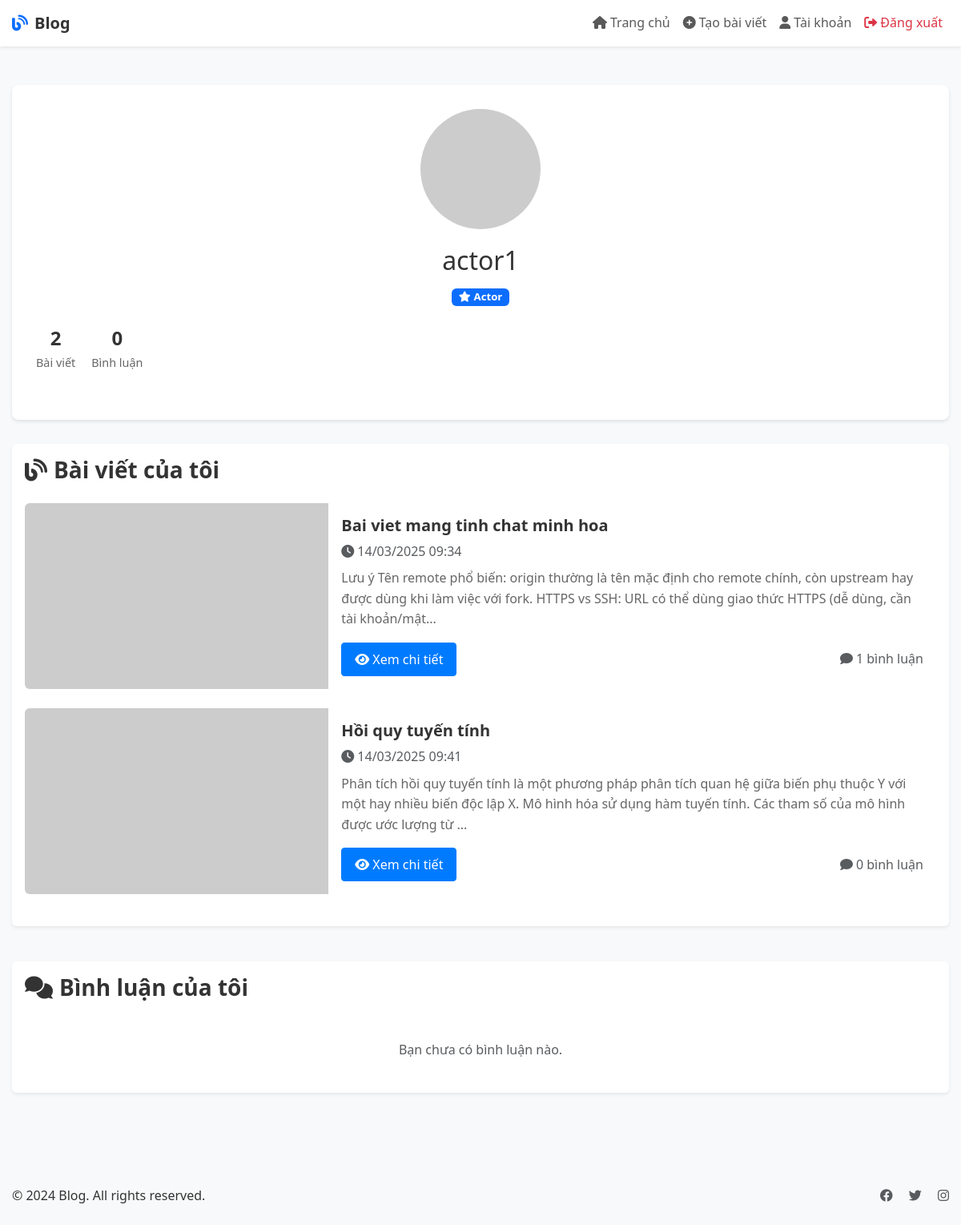
Screenshot of /user/1 (signed in) with the database file from the repository.
### app.py (models this page shows, shortened)
class User(UserMixin, db.Model):
    id = db.Column(db.Integer, primary_key=True)
    username = db.Column(db.String(80), unique=True, nullable=False)
    email = db.Column(db.String(120), unique=True, nullable=False)
    password_hash = db.Column(db.String(128))
    role = db.Column(db.String(20), nullable=False, default='user')  # 'actor' hoặc 'user'
    blogs = db.relationship('Blog', backref='author', lazy=True)
    comments = db.relationship('Comment', backref='author', lazy=True)
    def is_actor(self):
        return self.role == 'actor'

class Blog(db.Model):
    id = db.Column(db.Integer, primary_key=True)
    title = db.Column(db.String(200), nullable=False)
    content = db.Column(db.Text, nullable=False)
    image_url = db.Column(db.String(500), nullable=False)
    created_at = db.Column(db.DateTime, nullable=False, default=datetime.utcnow)
    user_id = db.Column(db.Integer, db.ForeignKey('user.id'), nullable=False)
    comments = db.relationship('Comment', backref='blog', lazy=True)

### app.py (the view)
@app.route('/user/<int:user_id>')
@login_required
def user_profile(user_id):
    user = User.query.get_or_404(user_id)
    return render_template('user.html', user=user)

### app.py (called while the page is built)
@login_manager.user_loader
def load_user(user_id):
    return User.query.get(int(user_id))

### templates/user.html (shortened to what this page needs)
{% extends "base.html" %}
{% block content %}
<div class="container mt-4">
    <div class="profile-header text-center">
        <img src="https://ui-avatars.com/api/?name={{ user.username }}&background=random"
             alt="{{ user.username }}"
             class="profile-avatar">
        <h1 class="profile-name">{{ user.username }}</h1>
        <div class="profile-role">
            {% if user.is_actor() %}
            <span class="badge bg-primary">
                <i class="fas fa-star me-1"></i>Actor
            </span>
            {% else %}
            <span class="badge bg-secondary">
                <i class="fas fa-user me-1"></i>User
            </span>
            {% endif %}
        </div>
        <div class="profile-stats">
            {% if user.is_actor() %}
            <div class="stat-item">
                <div class="stat-value">{{ user.blogs|length }}</div>
                <div class="stat-label">Bài viết</div>
            </div>
            {% endif %}
            <div class="stat-item">
                <div class="stat-value">{{ user.comments|length }}</div>
                <div class="stat-label">Bình luận</div>
            </div>
        </div>
    </div>
    <div class="row mt-4">
        {% if user.is_actor() %}
        <div class="col-md-12">
            <div class="card shadow-sm">
                <div class="card-body">
                    <h3 class="card-title mb-4">
                        <i class="fas fa-blog me-2"></i>Bài viết của tôi
                    </h3>
                    {% if user.blogs %}
                    <div class="blog-list">
                        {% for blog in user.blogs %}
                        <div class="blog-item card mb-4">
                            <div class="row g-0">
                                <div class="col-md-4">
                                    <img src="{{ blog.image_url }}" class="img-fluid rounded-start h-100" alt="{{ blog.title }}" style="object-fit: cover;">
                                </div>
                                <div class="col-md-8">
                                    <div class="card-body">
                                        <h5 class="card-title">{{ blog.title }}</h5>
                                        <p class="card-text text-muted mb-2">
                                            <i class="fas fa-clock me-1"></i>{{ blog.created_at.strftime('%d/%m/%Y %H:%M') }}
                                        </p>
                                        <p class="card-text">{{ blog.content[:200] }}{% if blog.content|length > 200 %}...{% endif %}</p>
                                        <div class="d-flex justify-content-between align-items-center">
                                            <a href="{{ url_for('blog_detail', blog_id=blog.id) }}" class="btn btn-primary">
                                                <i class="fas fa-eye me-1"></i>Xem chi tiết
                                            </a>
                                            <div class="text-muted">
                                                <i class="fas fa-comment me-1"></i>{{ blog.comments|length }} bình luận
                                            </div>
                                        </div>
                                    </div>
                                </div>
                            </div>
                        </div>
                        {% endfor %}
                    </div>
                    {% endif %}
                </div>
            </div>
        </div>
        {% endif %}
        <div class="col-md-12 mt-4">
            <div class="card shadow-sm">
                <div class="card-body">
                    <h3 class="card-title mb-4">
                        <i class="fas fa-comments me-2"></i>Bình luận của tôi
                    </h3>
                    {% if user.comments %}
                    <div class="comment-list">
                        {% for comment in user.comments %}
                        <div class="comment-item">
                            <div class="d-flex justify-content-between align-items-start">
                                <div>
                                    <h5 class="mb-1">
                                        <a href="{{ url_for('blog_detail', blog_id=comment.blog.id) }}" class="text-decoration-none">
                                            {{ comment.blog.title }}
                                        </a>
                                    </h5>
                                    <p class="text-muted mb-2">
                                        <i class="fas fa-clock me-1"></i>{{ comment.created_at.strftime('%d/%m/%Y %H:%M') }}
                                    </p>
                                    <p class="mb-0">{{ comment.content }}</p>
                                </div>
                                <div class="comment-actions">
                                    <a href="{{ url_for('edit_comment', blog_id=comment.blog.id, comment_id=comment.id) }}"
                                       class="btn btn-sm btn-outline-primary me-1">
                                        <i class="fas fa-edit"></i>
                                    </a>
                                    <a href="{{ url_for('delete_comment', blog_id=comment.blog.id, comment_id=comment.id) }}"
                                       class="btn btn-sm btn-outline-danger"
                                       onclick="return confirm('Bạn có chắc chắn muốn xóa bình luận này?')">
                                        <i class="fas fa-trash"></i>
                                    </a>
                                </div>
                            </div>
                        </div>
                        {% endfor %}
                    </div>
                    {% else %}
                    <div class="text-center py-4">
                        <p class="text-muted mb-0">Bạn chưa có bình luận nào.</p>
                    </div>
                    {% endif %}
                </div>
            </div>
        </div>
    </div>
</div>
{% endblock %}

### static/css/style.css (style rules this page uses)
body { font-family: 'Segoe UI', Tahoma, Geneva, Verdana, sans-serif; line-height: 1.6; color: #333; background-color: #f8f9fa; }
.container { max-width: 1200px; margin: 0 auto; padding: 0 15px; }
.card { border: none; transition: transform 0.2s, box-shadow 0.2s; margin-bottom: 20px; }
.card-title { color: #333; font-weight: 600; }
.card-text { color: #666; }
.btn { padding: 8px 16px; border-radius: 4px; transition: all 0.2s; }
.btn-primary { background-color: #007bff; border-color: #007bff; }
.profile-header { background-color: #fff; padding: 30px; border-radius: 8px; box-shadow: 0 2px 4px rgba(0,0,0,0.1); margin-bottom: 30px; }
.profile-avatar { width: 150px; height: 150px; border-radius: 50%; object-fit: cover; margin-bottom: 20px; }
.profile-name { font-size: 2em; color: #333; margin-bottom: 10px; }
.profile-role { color: #666; font-size: 1.1em; margin-bottom: 20px; }
.profile-stats { display: flex; gap: 20px; margin-bottom: 30px; }
.stat-item { text-align: center; }
.stat-value { font-size: 1.5em; font-weight: 600; color: #333; }
.stat-label { color: #666; font-size: 0.9em; }

### rows the page displays
User: username "actor1"
Blog: title "Bai viet mang tinh chat minh hoa", created_at "14/03/2025 09:34", content "Lưu ý Tên remote phổ biến: origin thường là tên mặc định cho remote chính, còn upstream hay được dùng khi làm việc với fork. HTTPS vs SSH: URL có thể dùng giao thức HTTPS (dễ dùng, cần tài khoản/mật", comments|length "1"
Blog: title "Hồi quy tuyến tính", created_at "14/03/2025 09:41", content "Phân tích hồi quy tuyến tính là một phương pháp phân tích quan hệ giữa biến phụ thuộc Y với một hay nhiều biến độc lập X. Mô hình hóa sử dụng hàm tuyến tính. Các tham số của mô hình được ước lượng từ", comments|length "0"

### other values shown
{{ user.blogs|length }} "2"
{{ user.comments|length }} "0"
